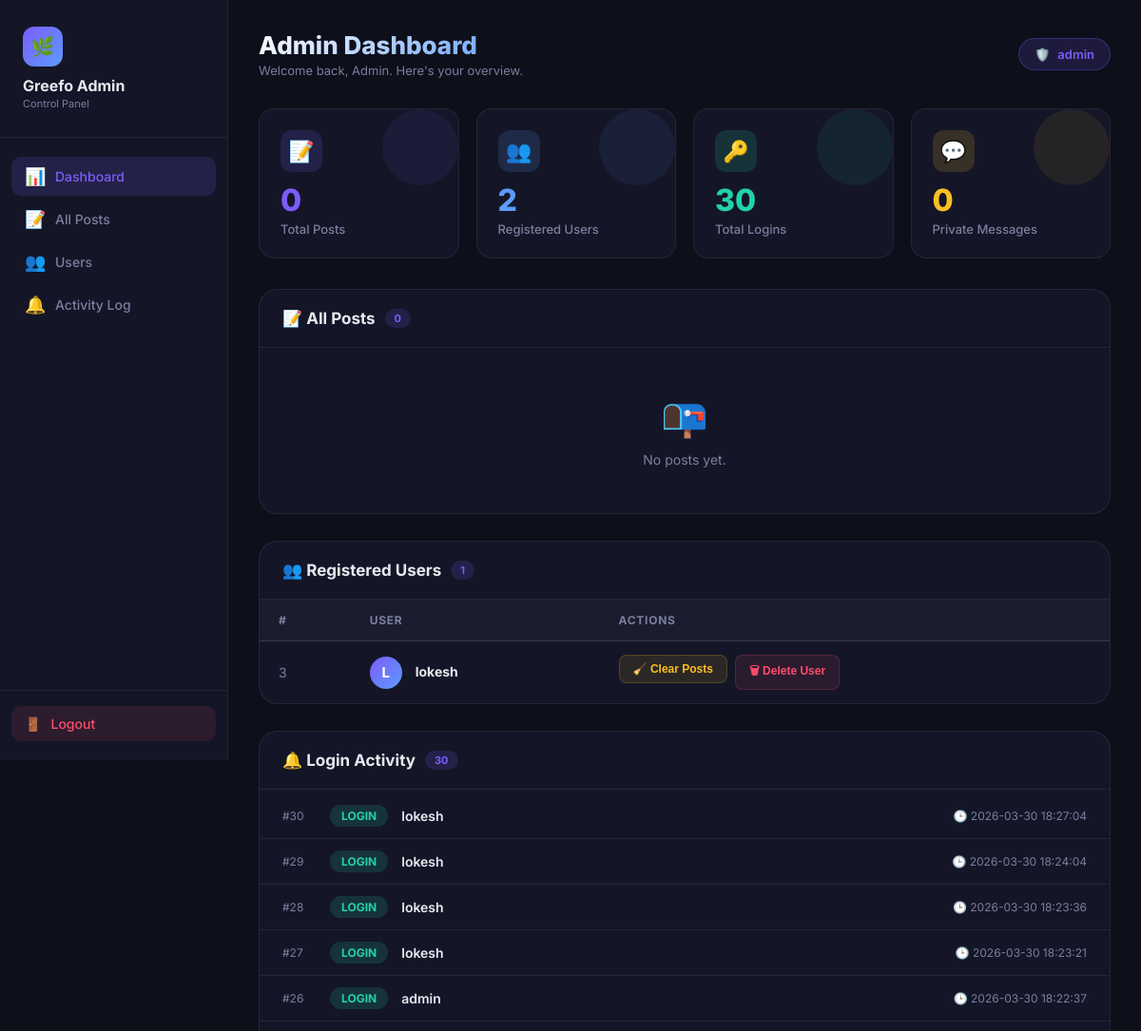
Page /admin (signed in, upper part) on the earlier database version.
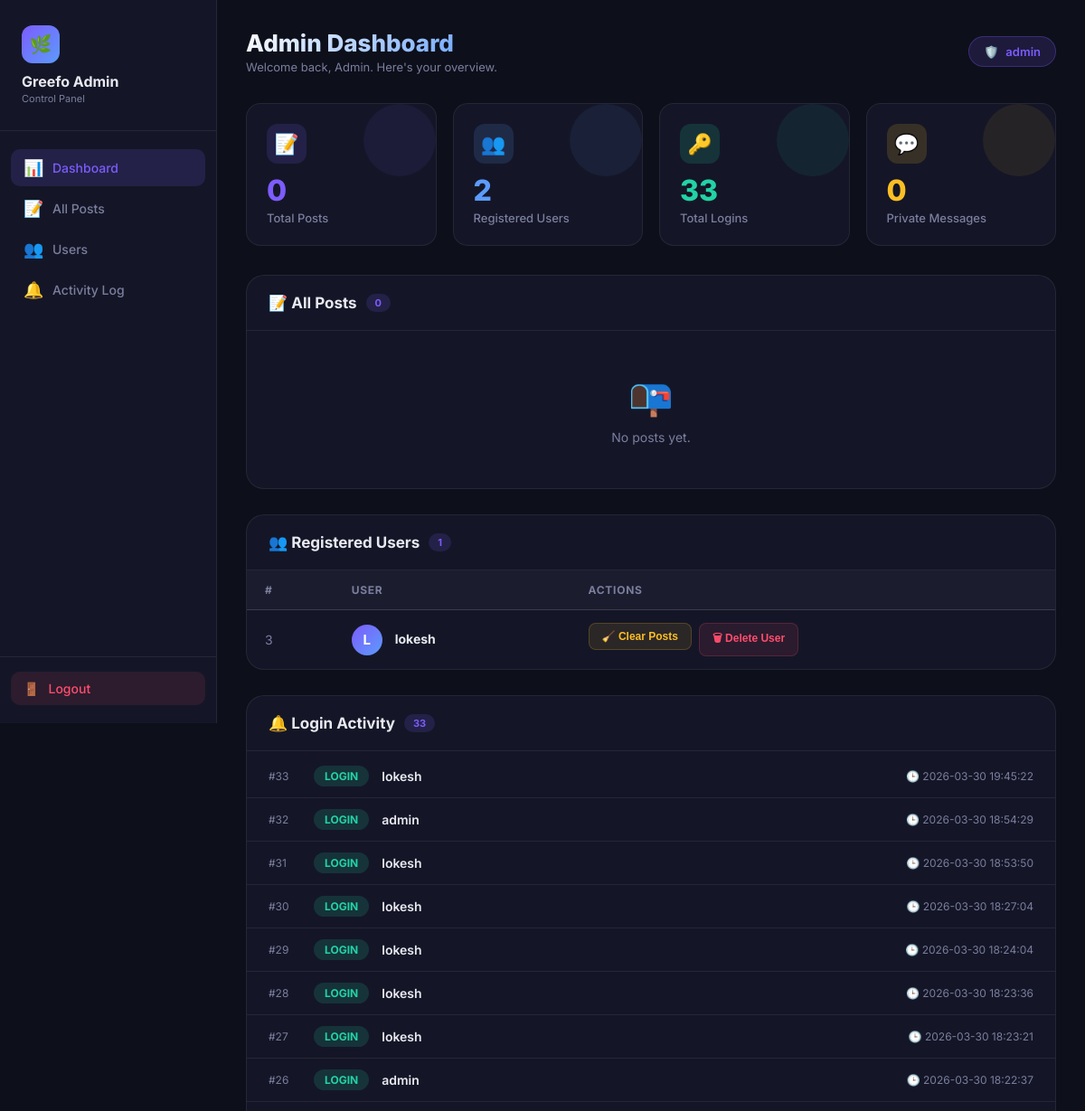
Same page on the later database version.
### tables this page shows
CREATE TABLE users (
    id INTEGER PRIMARY KEY AUTOINCREMENT,
    username TEXT UNIQUE,
    password TEXT,
    profile_pic TEXT DEFAULT 'default.png'
);

CREATE TABLE login_activity (
    id INTEGER PRIMARY KEY AUTOINCREMENT,
    username TEXT,
    action TEXT,
    time TIMESTAMP DEFAULT CURRENT_TIMESTAMP
);

### app.py (the view)
@app.route("/admin")
def admin():
    if session.get("user") != "admin":
        return redirect(url_for("login"))
    conn = sqlite3.connect("database.db")
    cursor = conn.cursor()
    cursor.execute("SELECT id, user, message, time, mood FROM posts ORDER BY id DESC")
    messages = cursor.fetchall()
    cursor.execute("SELECT id, username, action, time FROM login_activity ORDER BY time DESC LIMIT 50")
    activity = cursor.fetchall()
    cursor.execute("SELECT id, username, profile_pic FROM users WHERE username != 'admin' ORDER BY id DESC")
    raw_users = cursor.fetchall()
    users = [(u[0], u[1], 'avatar.jpg' if not u[2] or u[2] == 'default.png' else u[2]) for u in raw_users]
    cursor.execute("SELECT COUNT(*) FROM posts")
    total_posts = cursor.fetchone()[0]
    cursor.execute("SELECT COUNT(*) FROM users")
    total_users = cursor.fetchone()[0]
    cursor.execute("SELECT COUNT(*) FROM login_activity WHERE action='login'")
    total_logins = cursor.fetchone()[0]
    cursor.execute("SELECT COUNT(*) FROM private_messages")
    total_msgs = cursor.fetchone()[0]
    stats = {
        "total_posts": total_posts,
        "total_users": total_users,
        "total_logins": total_logins,
        "total_msgs": total_msgs
    }
    conn.close()
    return render_template("admin.html", messages=messages, activity=activity, users=users, stats=stats)

### templates/admin.html (shortened to what this page needs)
<!DOCTYPE html>
<html lang="en">
<head>
</head>
<body>
<aside class="sidebar">
  <div class="sidebar-logo">
    <div class="logo-icon">🌿</div>
    <h2>Greefo Admin</h2>
    <p>Control Panel</p>
  </div>
  <nav class="sidebar-nav">
    <a href="#stats"    class="nav-item active"><span class="icon">📊</span> Dashboard</a>
    <a href="#posts"    class="nav-item"><span class="icon">📝</span> All Posts</a>
    <a href="#users"    class="nav-item"><span class="icon">👥</span> Users</a>
    <a href="#activity" class="nav-item"><span class="icon">🔔</span> Activity Log</a>
  </nav>
  <div class="sidebar-footer">
    <a href="/logout" class="logout-btn">
      <span>🚪</span> Logout
    </a>
  </div>
</aside>
<main class="main">
  <div class="topbar" id="stats">
    <div>
      <h1>Admin Dashboard</h1>
      <p>Welcome back, Admin. Here's your overview.</p>
    </div>
    <div class="admin-badge">
      <span>🛡️</span> admin
    </div>
  </div>
  <div class="stats-grid">
    <div class="stat-card purple">
      <div class="stat-icon">📝</div>
      <div class="stat-number">{{ stats.total_posts }}</div>
      <div class="stat-label">Total Posts</div>
    </div>
    <div class="stat-card blue">
      <div class="stat-icon">👥</div>
      <div class="stat-number">{{ stats.total_users }}</div>
      <div class="stat-label">Registered Users</div>
    </div>
    <div class="stat-card green">
      <div class="stat-icon">🔑</div>
      <div class="stat-number">{{ stats.total_logins }}</div>
      <div class="stat-label">Total Logins</div>
    </div>
    <div class="stat-card orange">
      <div class="stat-icon">💬</div>
      <div class="stat-number">{{ stats.total_msgs }}</div>
      <div class="stat-label">Private Messages</div>
    </div>
  </div>
  <div class="section-card" id="posts">
    <div class="section-header">
      <h2>📝 All Posts <span class="badge">{{ messages|length }}</span></h2>
    </div>
    {% if messages %}
    <div class="posts-list">
      {% for msg in messages %}
      <div class="post-item">
        <span class="post-mood-badge mood-{{ msg[4] }}">{{ msg[4]|capitalize }}</span>
        <div class="post-body">
          <div class="post-author">@{{ msg[1] }}</div>
          <div class="post-message">{{ msg[2] }}</div>
          <div class="post-time">🕒 {{ msg[3] }}</div>
        </div>
        <div class="post-actions">
          <form action="/delete_message/{{ msg[0] }}" method="POST"
                onsubmit="return confirm('Delete this post by {{ msg[1] }}?')">
            <button type="submit" class="btn-delete">🗑 Delete</button>
          </form>
        </div>
      </div>
      {% endfor %}
    </div>
    {% else %}
    <div class="empty-state">
      <div class="empty-icon">📭</div>
      <p>No posts yet.</p>
    </div>
    {% endif %}
  </div>
  <div class="section-card" id="users">
    <div class="section-header">
      <h2>👥 Registered Users <span class="badge">{{ users|length }}</span></h2>
    </div>
    {% if users %}
    <div class="users-table-wrapper">
      <table class="users-table">
      <thead>
        <tr>
          <th>#</th>
          <th>User</th>
          <th>Actions</th>
        </tr>
      </thead>
      <tbody>
        {% for u in users %}
        <tr>
          <td style="color:var(--muted)">{{ u[0] }}</td>
          <td>
            <span class="user-avatar">{{ u[1][0]|upper }}</span>
            <strong>{{ u[1] }}</strong>
          </td>
          <td>
            <div style="display:flex;gap:8px;flex-wrap:wrap;">
              <form action="/admin/clear_posts/{{ u[1] }}" method="POST"
                    onsubmit="return confirm('Clear ALL posts by {{ u[1] }}?')">
                <button type="submit" class="btn-warn">🧹 Clear Posts</button>
              </form>
              <form action="/admin/delete_user/{{ u[0] }}" method="POST"
                    onsubmit="return confirm('PERMANENTLY delete user {{ u[1] }} and all their data?')">
                <button type="submit" class="btn-delete">🗑 Delete User</button>
              </form>
            </div>
          </td>
        </tr>
        {% endfor %}
      </tbody>
      </table>
    </div>
    {% else %}
    <div class="empty-state">
      <div class="empty-icon">👤</div>
      <p>No users registered yet.</p>
    </div>
    {% endif %}
  </div>
  <div class="section-card" id="activity">
    <div class="section-header">
      <h2>🔔 Login Activity <span class="badge">{{ activity|length }}</span></h2>
    </div>
    {% if activity %}
    <div class="activity-log">
      {% for log in activity %}
      <div class="log-row">
        <span class="log-id">#{{ log[0] }}</span>
        <span class="log-action action-{{ log[2] }}">{{ log[2]|upper }}</span>
        <span class="log-user">{{ log[1] }}</span>
        <span class="log-time">🕒 {{ log[3] }}</span>
      </div>
      {% endfor %}
    </div>
    {% else %}
    <div class="empty-state">
      <div class="empty-icon">📋</div>
      <p>No activity recorded yet.</p>
    </div>
    {% endif %}
  </div>
</main>
</body>
</html>

Differences in the rows shown:
added login_activity: id "33", action "LOGIN", username "lokesh", time "2026-03-30 19:45:22"
added login_activity: id "32", action "LOGIN", username "admin", time "2026-03-30 18:54:29"
added login_activity: id "31", action "LOGIN", username "lokesh", time "2026-03-30 18:53:50"
Other differences:
{{ stats.total_logins }}: "30" → "33"
{{ activity|length }}: "30" → "33"
